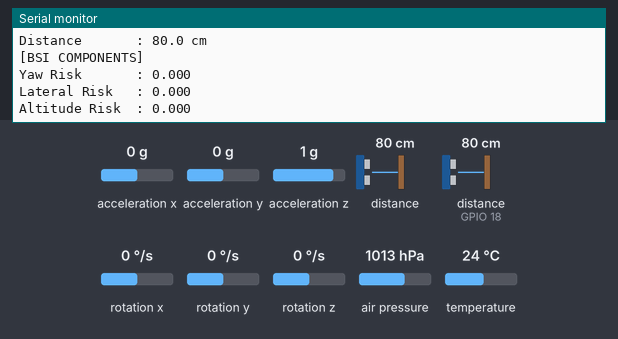
Bench run of a sketch on a simulated ESP32. On the bench: the last lines printed to the serial monitor. Wiring (inferred from the names in the program): ultrasonic range finder: trigger GPIO 5; echo GPIO 18. The test bench sets the inputs (shaded band); at power-on: acceleration x 0 g, distance to the obstacle (sensor on GPIO 18) 80 cm, acceleration y 0 g, rotation z 0 °/s, air pressure 1013 hPa, acceleration z 1 g, distance to the obstacle 80 cm, rotation x 0 °/s, rotation y 0 °/s, temperature 24 °C. The echo pulse lasts 58.3 µs per cm.

Above: at 1.2 s.
1.3 s: acceleration x set to -1.4 g
At 1.3 s:
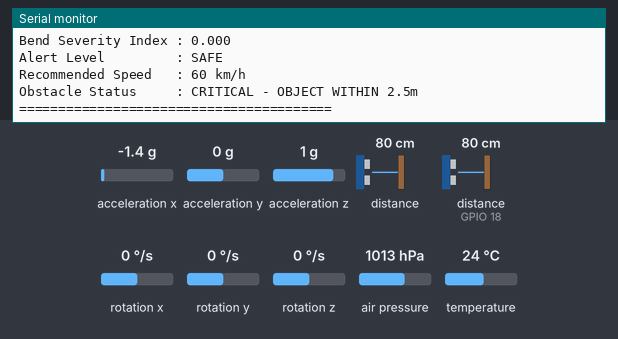
3.8 s: distance to the obstacle (sensor on GPIO 18) set to 299 cm
At 5.1 s:
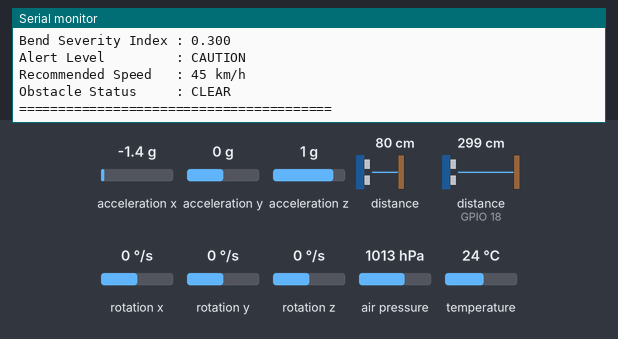
6.1 s: acceleration y set to -0.2 g
7.6 s: rotation z set to -192 °/s
At 8.6 s:
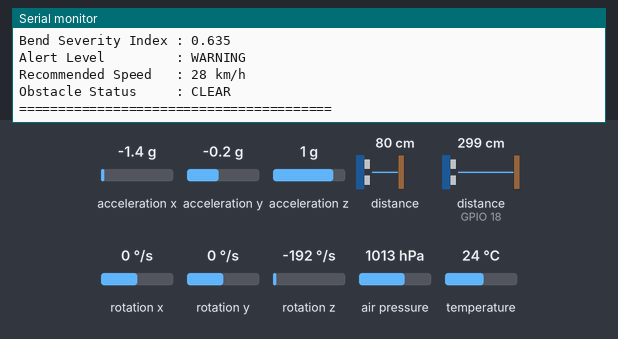
10.2 s: distance to the obstacle (sensor on GPIO 18) set to 250 cm
At 12.1 s:
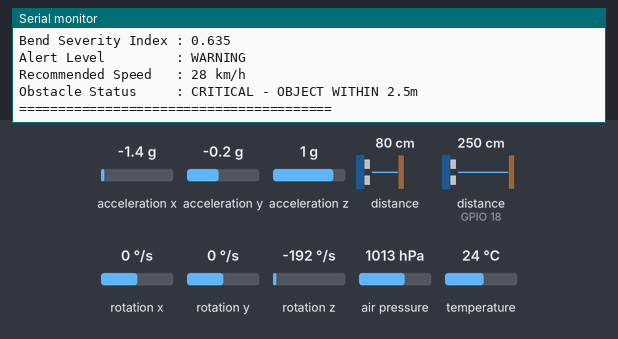
13.4 s: air pressure set to 952 hPa
Timing chart, 0 to 16.4 s (numbered marks = the images above; inputs shaded):
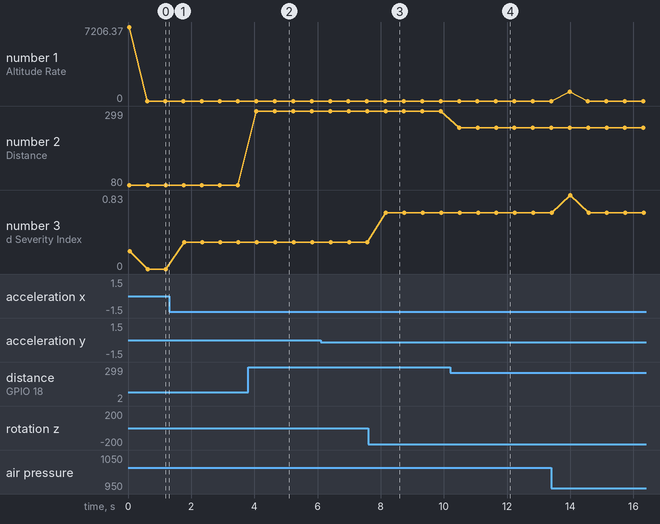

Measured:
- after the input at 3.8 s, the serial monitor: prints a new line after 0.27 s (image 2)
- after the input at 7.6 s, the serial monitor: prints a new line after 0.54 s (image 3)
- after the input at 10.2 s, the serial monitor: prints a new line after 0.29 s (image 4)
- plotted number 2: 80 → 299 after the input at 3.8 s, 299 → 250 after the input at 10.2 s
- plotted number 3: 0 → 0.3 after the input at 1.3 s, 0.3 → 0.64 after the input at 7.6 s

The sketch:

DriveGuard.ino
```cpp
#include <Wire.h>
#include <Adafruit_MPU6050.h>
#include <Adafruit_Sensor.h>
#include <Adafruit_BMP085.h>
#include <Adafruit_APDS9960.h>

// ---------- Pin Definitions ----------
#define I2C_SDA 21
#define I2C_SCL 22
#define TRIG_PIN 5
#define ECHO_PIN 18

// ---------- Sensor Objects ----------
Adafruit_MPU6050 mpu;
Adafruit_BMP085 bmp;
Adafruit_APDS9960 apds;

// ---------- MPU6050 Variables ----------
float accelX, accelY, accelZ;
float gyroX, gyroY, gyroZ;

// ---------- BMP180 Variables ----------
float pressure;
float altitude;
float altitudeGradient;
float previousAltitude = 0;
unsigned long previousAltitudeTime = 0;

// ---------- APDS9960 Variables ----------
uint8_t apdsProximity;

// ---------- HC-SR04 Variables ----------
float ultrasonicDistance;

// ---------- BendSense (BSI) Variables ----------
float yawRisk, lateralRisk, altitudeRisk;
float BSI;
float recommendedSpeed;

// =====================================================
// SETUP
// =====================================================
void setup() {
  Serial.begin(115200);
  while (!Serial) delay(10);

  Wire.begin(I2C_SDA, I2C_SCL);

  pinMode(TRIG_PIN, OUTPUT);
  pinMode(ECHO_PIN, INPUT);

  // ---- MPU6050 ----
  if (!mpu.begin()) {
    Serial.println("MPU6050 not detected!");
    while (1) delay(10);
  }
  mpu.setAccelerometerRange(MPU6050_RANGE_8_G);
  mpu.setGyroRange(MPU6050_RANGE_500_DEG);
  mpu.setFilterBandwidth(MPU6050_BAND_21_HZ);
  Serial.println("MPU6050 detected.");

  // ---- BMP180 ----
  if (!bmp.begin()) {
    Serial.println("BMP180 not detected!");
    while (1) delay(10);
  }
  Serial.println("BMP180 detected.");

  // ---- APDS9960 ----
  if (!apds.begin()) {
    Serial.println("APDS9960 not detected!");
    while (1) delay(10);
  }
  apds.enableProximity(true);
  Serial.println("APDS9960 detected.");

  previousAltitudeTime = millis();
}

// =====================================================
// LOOP
// =====================================================
void loop() {
  readMPU6050();
  readBMP180();
  readAPDS9960();
  readUltrasonic();
  computeBendSense();
  printSerialData();

  delay(500);
}

// =====================================================
// SENSOR READ FUNCTIONS
// =====================================================
void readMPU6050() {
  sensors_event_t a, g, temp;
  mpu.getEvent(&a, &g, &temp);

  accelX = a.acceleration.x;
  accelY = a.acceleration.y;
  accelZ = a.acceleration.z;

  gyroX = g.gyro.x;
  gyroY = g.gyro.y;
  gyroZ = g.gyro.z;
}

void readBMP180() {
  pressure = bmp.readPressure(); // Pa
  altitude = bmp.readAltitude(101560); // adjust reference pressure as needed (Pa)

  unsigned long now = millis();
  float dt = (now - previousAltitudeTime) / 1000.0; // seconds

  if (dt > 0) {
    altitudeGradient = (altitude - previousAltitude) / dt;
  }

  previousAltitude = altitude;
  previousAltitudeTime = now;
}

void readAPDS9960() {
  apdsProximity = apds.readProximity();
}

void readUltrasonic() {
  digitalWrite(TRIG_PIN, LOW);
  delayMicroseconds(2);
  digitalWrite(TRIG_PIN, HIGH);
  delayMicroseconds(10);
  digitalWrite(TRIG_PIN, LOW);

  long duration = pulseIn(ECHO_PIN, HIGH, 30000); // 30ms timeout (~5m max range)

  if (duration == 0) {
    ultrasonicDistance = -1; // no echo received
  } else {
    ultrasonicDistance = (duration * 0.0343) / 2.0; // cm
  }
}

// =====================================================
// BENDSENSE RISK CALCULATION
// =====================================================
void computeBendSense() {
  // Yaw risk: based on rotation rate around Z axis (turning sharply)
  yawRisk = abs(gyroZ) / 5.0; // normalize, tune divisor to your sensor range
  yawRisk = constrain(yawRisk, 0.0, 1.0);

  // Lateral risk: based on sideways acceleration (X axis)
  lateralRisk = abs(accelX) / 9.8; // normalize against gravity
  lateralRisk = constrain(lateralRisk, 0.0, 1.0);

  // Altitude risk: based on rate of altitude change (climbing/descending fast)
  altitudeRisk = abs(altitudeGradient) / 2.0; // tune divisor as needed
  altitudeRisk = constrain(altitudeRisk, 0.0, 1.0);

  // Combined Bend Severity Index (weighted average — tune weights as needed)
  BSI = (yawRisk * 0.5) + (lateralRisk * 0.3) + (altitudeRisk * 0.2);
  BSI = constrain(BSI, 0.0, 1.0);

  // Recommended speed based on BSI (linear scale from 60 km/h down to 10 km/h)
  recommendedSpeed = 60.0 - (BSI * 50.0);
  recommendedSpeed = constrain(recommendedSpeed, 10.0, 60.0);
}

String getAlertName() {
  if (BSI < 0.3) return "SAFE";
  else if (BSI < 0.6) return "CAUTION";
  else if (BSI < 0.8) return "WARNING";
  else return "CRITICAL";
}

// =====================================================
// SERIAL OUTPUT
// =====================================================
void printSerialData()
{
  Serial.println();
  Serial.println("========================================");
  Serial.println("           BENDSENSE LIVE DATA");
  Serial.println("========================================");

  Serial.println("[MPU6050]");
  Serial.print("Acceleration X : "); Serial.print(accelX, 2); Serial.println(" m/s^2");
  Serial.print("Acceleration Y : "); Serial.print(accelY, 2); Serial.println(" m/s^2");
  Serial.print("Acceleration Z : "); Serial.print(accelZ, 2); Serial.println(" m/s^2");
  Serial.print("Gyroscope X    : "); Serial.print(gyroX, 3); Serial.println(" rad/s");
  Serial.print("Gyroscope Y    : "); Serial.print(gyroY, 3); Serial.println(" rad/s");
  Serial.print("Gyroscope Z    : "); Serial.print(gyroZ, 3); Serial.println(" rad/s");

  Serial.println();
  Serial.println("[BMP180]");
  Serial.print("Pressure       : "); Serial.print(pressure / 100.0, 2); Serial.println(" hPa");
  Serial.print("Altitude       : "); Serial.print(altitude, 2); Serial.println(" m");
  Serial.print("Altitude Rate  : "); Serial.print(altitudeGradient, 2); Serial.println(" m/s");

  Serial.println();
  Serial.println("[APDS9960]");
  Serial.print("Proximity      : "); Serial.println(apdsProximity);

  Serial.println();
  Serial.println("[HC-SR04]");
  Serial.print("Distance       : ");
  if (ultrasonicDistance < 0) {
    Serial.println("No object detected");
  } else {
    Serial.print(ultrasonicDistance, 1);
    Serial.println(" cm");
  }

  Serial.println();
  Serial.println("[BSI COMPONENTS]");
  Serial.print("Yaw Risk       : "); Serial.println(yawRisk, 3);
  Serial.print("Lateral Risk   : "); Serial.println(lateralRisk, 3);
  Serial.print("Altitude Risk  : "); Serial.println(altitudeRisk, 3);

  Serial.println();
  Serial.println("[BENDSENSE RESULT]");
  Serial.print("Bend Severity Index : "); Serial.println(BSI, 3);
  Serial.print("Alert Level         : "); Serial.println(getAlertName());
  Serial.print("Recommended Speed   : "); Serial.print(recommendedSpeed, 0); Serial.println(" km/h");

  Serial.print("Obstacle Status     : ");
  if (ultrasonicDistance > 0 && ultrasonicDistance <= 250) {
    Serial.println("CRITICAL - OBJECT WITHIN 2.5m");
  } else {
    Serial.println("CLEAR");
  }

  Serial.println("========================================");
}
```
